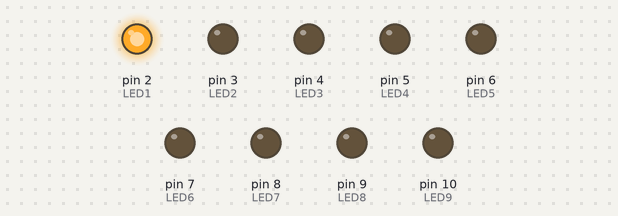
Recording of a sketch running on a simulated Arduino Uno, built with avr-gcc and run on an emulated ATmega328P. Parts: output pins drawn as LEDs (lit = HIGH).

Above: at 0.02 s.
At 0.57 s:
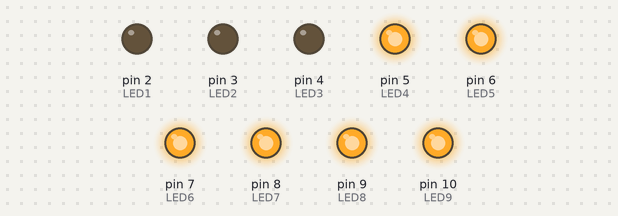
At 1.02 s:
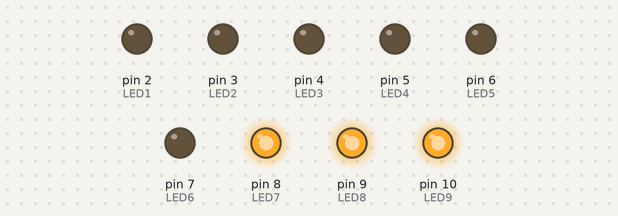
At 2.02 s:
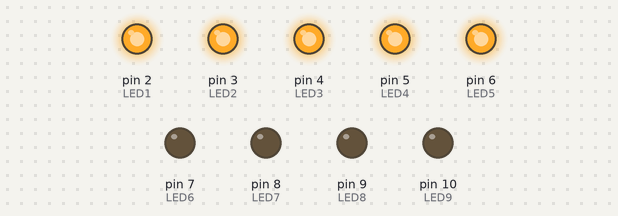
At 3.02 s:
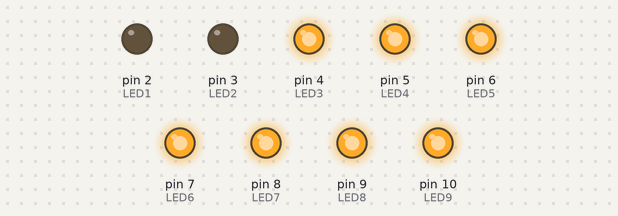
At 4.07 s:
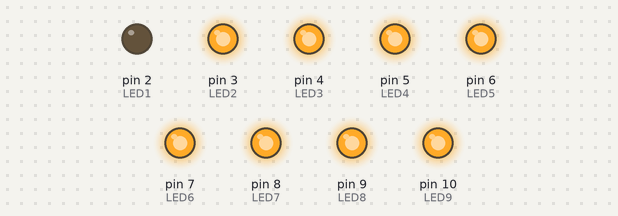
Timing chart, 0 to 4.4 s (numbered marks = the images above):
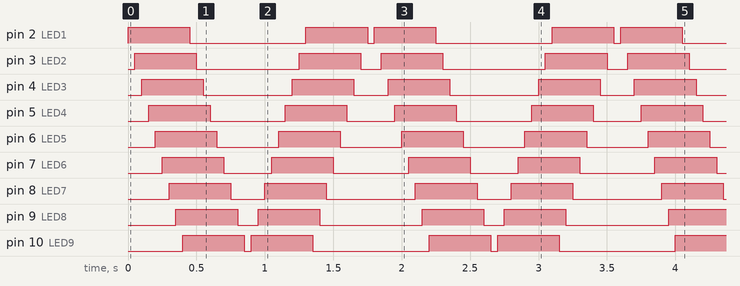

The sketch:

barra_de_linea.ino
```cpp
/*
 Fundacion Kinal
centro educativo tecnico laboral kinal
Electronica
Quinto perito
A
taller de elctronica digital y reparacion de computadora I
javier ricardo vivar sanchez
2019585
*/
#define LED1 2
#define LED2 3
#define LED3 4
#define LED4 5
#define LED5 6
#define LED6 7
#define LED7 8
#define LED8 9
#define LED9 10
void setup() {

  pinMode(LED1, OUTPUT);
  pinMode(LED2, OUTPUT);
  pinMode(LED3, OUTPUT);
  pinMode(LED4, OUTPUT);
  pinMode(LED5, OUTPUT);
  pinMode(LED6, OUTPUT);
  pinMode(LED7, OUTPUT);
  pinMode(LED8, OUTPUT);
  pinMode(LED9, OUTPUT);
}

void loop() {

  digitalWrite(LED1, HIGH);
  delay(50);
  digitalWrite(LED2, HIGH);
  delay(50);
  digitalWrite(LED3, HIGH);
  delay(50);
  digitalWrite(LED4, HIGH);
  delay(50);
  digitalWrite(LED5, HIGH);
  delay(50);
  digitalWrite(LED6, HIGH);
  delay(50);
  digitalWrite(LED7, HIGH);
  delay(50);
  digitalWrite(LED8, HIGH);
  delay(50);
  digitalWrite(LED9, HIGH);
  delay(50);


  digitalWrite(LED1, LOW);
  delay(50);
  digitalWrite(LED2, LOW);
  delay(50);
  digitalWrite(LED3, LOW);
  delay(50);
  digitalWrite(LED4, LOW);
  delay(50);
  digitalWrite(LED5, LOW);
  delay(50);
  digitalWrite(LED6, LOW);
  delay(50);
  digitalWrite(LED7, LOW);
  delay(50);
  digitalWrite(LED8, LOW);
  delay(50);
  digitalWrite(LED9, LOW);
  delay(50);


  digitalWrite(LED9, HIGH);
  delay(50);
  digitalWrite(LED8, HIGH);
  delay(50);
  digitalWrite(LED7, HIGH);
  delay(50);
  digitalWrite(LED6, HIGH);
  delay(50);
  digitalWrite(LED5, HIGH);
  delay(50);
  digitalWrite(LED4, HIGH);
  delay(50);
  digitalWrite(LED3, HIGH);
  delay(50);
  digitalWrite(LED2, HIGH);
  delay(50);
  digitalWrite(LED1, HIGH);
  delay(50);
  digitalWrite(LED9, LOW);//Apagado de forma descendente
  delay(50);
  digitalWrite(LED8, LOW);
  delay(50);
  digitalWrite(LED7, LOW);
  delay(50);
  digitalWrite(LED6, LOW);
  delay(50);
  digitalWrite(LED5, LOW);
  delay(50);
  digitalWrite(LED4, LOW);
  delay(50);
  digitalWrite(LED3, LOW);
  delay(50);
  digitalWrite(LED2, LOW);
  delay(50);
  digitalWrite(LED1, LOW);
  delay(50);
}
```

Measured:
- by itself, pin 2 (LED1): repeats every 1.8 s: LOW 0.85 s, HIGH 0.45 s, LOW 0.05 s, HIGH 0.45 s
- by itself, pin 3 (LED2): repeats every 1.8 s: LOW 0.75 s, HIGH 0.45 s, LOW 0.15 s, HIGH 0.45 s
- by itself, pin 4 (LED3): repeats every 1.8 s: LOW 0.65 s, HIGH 0.45 s, LOW 0.25 s, HIGH 0.45 s
- by itself, pin 5 (LED4): repeats every 1.8 s: LOW 0.55 s, HIGH 0.45 s, LOW 0.35 s, HIGH 0.45 s
- by itself, pin 6 (LED5): alternates HIGH for 0.45 s and LOW for 0.45 s
- by itself, pin 7 (LED6): repeats every 1.8 s: LOW 0.35 s, HIGH 0.45 s, LOW 0.55 s, HIGH 0.45 s
- by itself, pin 8 (LED7): repeats every 1.8 s: LOW 0.25 s, HIGH 0.45 s, LOW 0.65 s, HIGH 0.45 s
- by itself, pin 9 (LED8): repeats every 1.8 s: LOW 0.15 s, HIGH 0.45 s, LOW 0.75 s, HIGH 0.45 s
